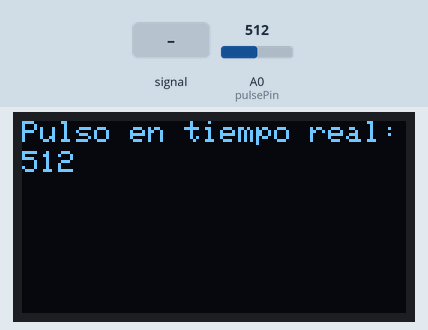
A sketch run on a simulated Arduino Uno, built with avr-gcc and run on an emulated ATmega328P. On the bench: 128×64 one-colour display. Inputs (shaded band) come from the test bench; at power-on: A0 (pulsePin) = 512. What the sketch prints to the serial monitor is not drawn.

Above: at 1.2 s.
1.3 s: A0 (pulsePin) fed a 200 Hz sine of ±81 counts around its level
At 1.44 s:
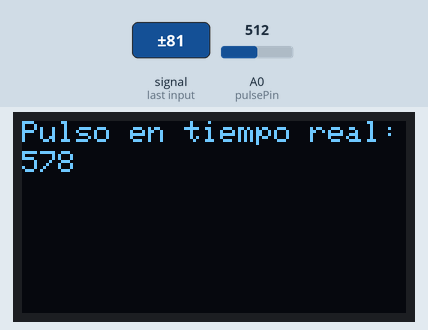
2.8 s: A0 (pulsePin) set to 716
At 4.1 s:
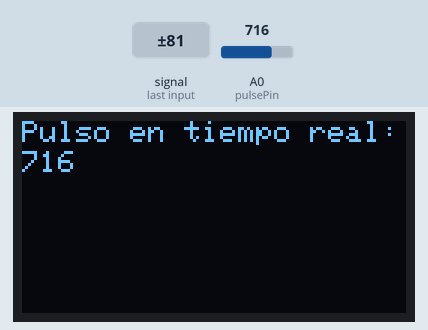
4.4 s: A0 (pulsePin) fed a 1000 Hz sine of ±255 counts around its level
At 4.54 s:
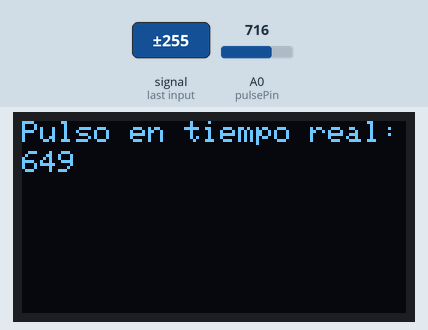
5.9 s: A0 (pulsePin) set to 900
At 6.6 s:
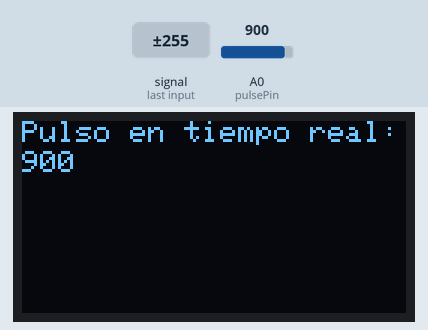
7.5 s: A0 (pulsePin) set to 1023
At 8.4 s:
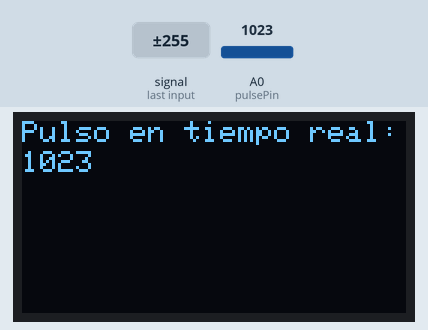
Timing chart, 0 to 10.0 s (numbered marks = the images above; inputs shaded):
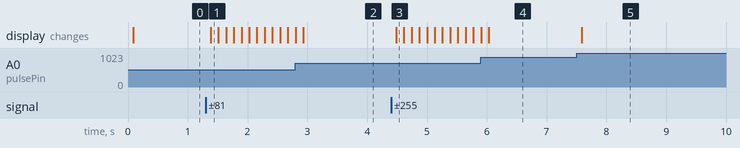

The sketch:

arduino_code.ino
```cpp
#include <Wire.h>
#include <Adafruit_SSD1306.h>

#define SCREEN_WIDTH 128
#define SCREEN_HEIGHT 64
#define OLED_RESET -1

Adafruit_SSD1306 display(SCREEN_WIDTH, SCREEN_HEIGHT, &Wire, OLED_RESET);
const int pulsePin = A0;

void setup() {
  Serial.begin(9600);
  if(!display.begin(SSD1306_SWITCHCAPVCC, 0x3C)) {
    Serial.println(F("Error con OLED"));
    while(true);
  }
  display.clearDisplay();
  display.setTextSize(1);
  display.setTextColor(SSD1306_WHITE);
  display.setCursor(0,0);
  display.println("Sistema BioPulse AI");
  display.display();
}

void loop() {
  int pulseValue = analogRead(pulsePin);
  Serial.println(pulseValue);
  display.clearDisplay();
  display.setCursor(0,0);
  display.println("Pulso en tiempo real:");
  display.setCursor(0,10);
  display.println(pulseValue);
  display.display();
  delay(100);
}
```

Measured:
- after the input at 1.3 s, the display: changes after 0.08 s (image 1)
- after the input at 4.4 s, the display: changes after 0.08 s (image 3)
- after the input at 7.5 s, the display: changes after 0.09 s (image 5)
